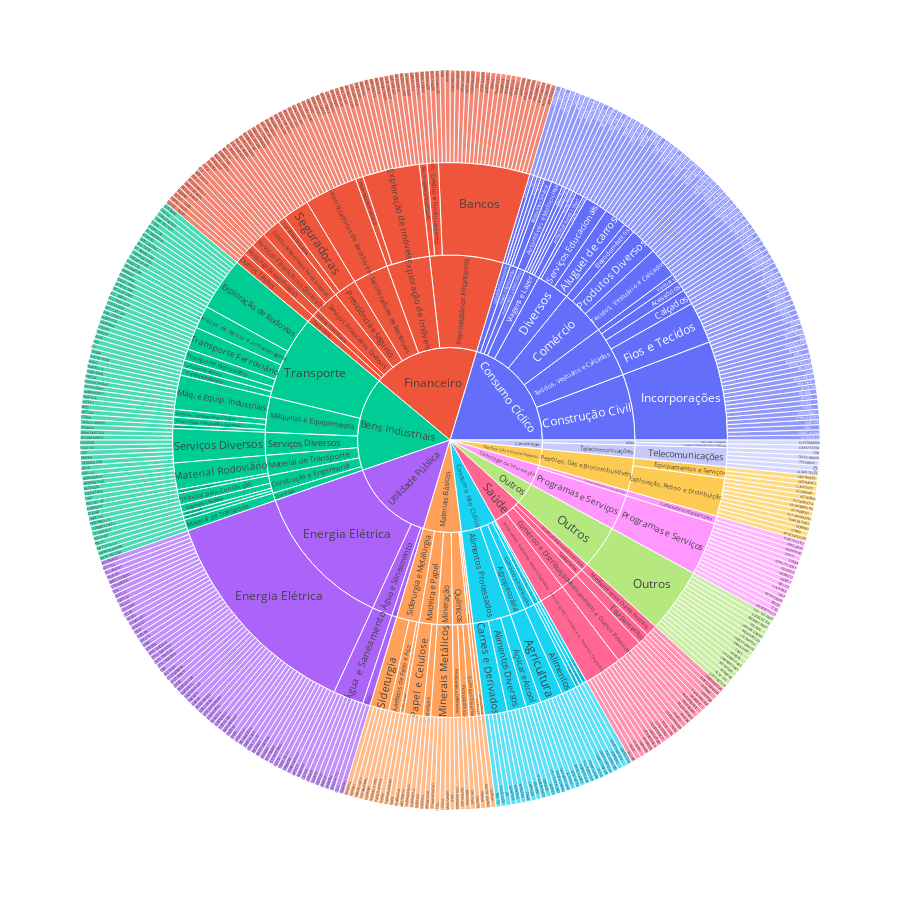

Notebook source saved alongside this figure:
### Markdown cell above
### Plotando o gráfico:

### Code cell
fig = px.sunburst(dados, path=['Setor', 'Sub-Setor', 'Segmento', 'Nome'])
fig.update_layout(
    autosize=False,
    width=900,
    height=900,
    )
fig.show()

### Figure 1 — Plotly figure (JSON) as saved in the notebook; plotly's stock layout.template omitted (floating-point values rounded to 4 significant figures; data arrays with more than 128 entries replaced by an {"elided": "..."} marker saying what was removed)
{"data": [{"branchvalues": "total", "domain": {"x": [0, 1], "y": [0, 1]}, "hovertemplate": "labels=%{label}<br>count=%{value}<br>parent=%{parent}<br>id=%{id}<extra></extra>", "ids": {"elided": "594 str values"}, "labels": {"elided": "594 str values"}, "name": "", "parents": {"elided": "594 str values"}, "type": "sunburst", "values": {"elided": "594 int values"}}], "layout": {"autosize": false, "height": 900, "legend": {"tracegroupgap": 0}, "margin": {"t": 60}, "width": 900}}
